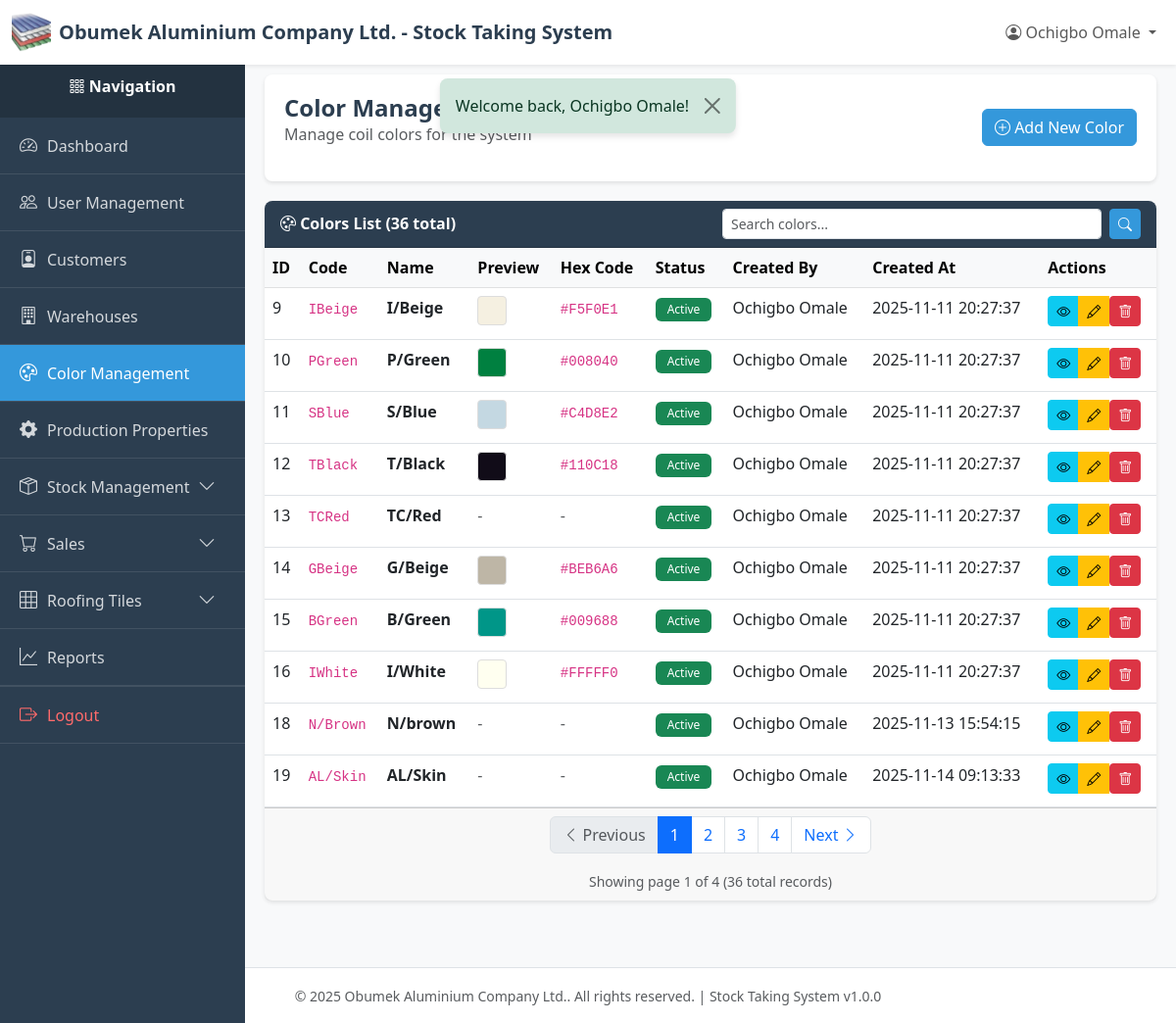
The app's page /index.php?page=colors (signed in) with its own data.
### tables this page shows
CREATE TABLE `colors` (
  `id` int(11) NOT NULL,
  `code` varchar(50) NOT NULL COMMENT 'Short code like IBeige, PGreen',
  `name` varchar(100) NOT NULL COMMENT 'Display name like I/Beige, P/Green',
  `hex_code` varchar(7) DEFAULT NULL COMMENT 'Optional hex color code for UI display',
  `is_active` tinyint(1) DEFAULT 1,
  `created_by` int(11) NOT NULL,
  `created_at` timestamp NOT NULL DEFAULT current_timestamp(),
  `updated_at` timestamp NULL DEFAULT NULL ON UPDATE current_timestamp(),
  `deleted_at` timestamp NULL DEFAULT NULL
);

CREATE TABLE `users` (
  `id` int(11) NOT NULL,
  `email` varchar(255) NOT NULL,
  `password` varchar(255) NOT NULL,
  `name` varchar(255) NOT NULL,
  `role` varchar(50) NOT NULL DEFAULT 'viewer',
  `created_at` timestamp NOT NULL DEFAULT current_timestamp(),
  `updated_at` timestamp NULL DEFAULT NULL ON UPDATE current_timestamp(),
  `deleted_at` timestamp NULL DEFAULT NULL
);

### index.php (called while the page is built, shortened)
<?php
require_once __DIR__ . '/utils/auth_middleware.php';
require_once __DIR__ . '/controllers/routes.php';

### utils/auth_middleware.php (called while the page is built, shortened)
<?php
function hasPermission($module, $action = ACTION_VIEW) {
    if (isset($_SESSION['user_role']) && $_SESSION['user_role'] === ROLE_SUPER_ADMIN) {
        return true;
    }
    $permissions = $_SESSION['permissions'];
    return in_array($action, $permissions[$module]);
}

### config/db.php (called while the page is built, shortened)
<?php
class Database {
    private static $instance = null;
    private $connection;
    private $host = 'localhost';
    private $db_name = 'obumuvcg_stockdb';
    private $username = 'root';
    private $password = '';
    private $charset = 'utf8mb4';
    private function __construct() {
        try {
            $dsn = "mysql:host={$this->host};dbname={$this->db_name};charset={$this->charset}";
            $options = [
                PDO::ATTR_ERRMODE            => PDO::ERRMODE_EXCEPTION,
                PDO::ATTR_DEFAULT_FETCH_MODE => PDO::FETCH_ASSOC,
                PDO::ATTR_EMULATE_PREPARES   => false,
            ];
            $this->connection = new PDO($dsn, $this->username, $this->password, $options);
        } catch (PDOException $e) {
            error_log("Database Connection Error: " . $e->getMessage());
            die("Database connection failed. Please contact the administrator.");
        }
    }
    public static function getInstance() {
        if (self::$instance === null) {
            self::$instance = new self();
        }
        return self::$instance;
    }
    public function getConnection() {
        return $this->connection;
    }
}

### models/color.php (called while the page is built, shortened)
<?php
require_once __DIR__ . '/../config/db.php';
class Color {
    private $db;
    private $table = 'colors';
    public function __construct() {
        $this->db = Database::getInstance()->getConnection();
    }
    public function getAll($limit = RECORDS_PER_PAGE, $offset = 0) {
        try {
            $sql = "SELECT c.*, u.name as created_by_name
                    FROM {$this->table} c
                    LEFT JOIN users u ON c.created_by = u.id
                    WHERE c.deleted_at IS NULL
                    ORDER BY c.id ASC
                    LIMIT ? OFFSET ?";
            $stmt = $this->db->prepare($sql);
            $stmt->execute([(int)$limit, (int)$offset]);
            return $stmt->fetchAll();
        } catch (PDOException $e) {
            error_log("Color fetch error: " . $e->getMessage());
            return [];
        }
    }
    public function count() {
        try {
            $sql = "SELECT COUNT(*) as total FROM {$this->table} WHERE deleted_at IS NULL";
            $stmt = $this->db->query($sql);
            $result = $stmt->fetch();
            return $result['total'] ?? 0;
        } catch (PDOException $e) {
            error_log("Color count error: " . $e->getMessage());
            return 0;
        }
    }
}

### utils/helpers.php (called while the page is built, shortened)
<?php
function formatDate($date, $format = 'Y-m-d H:i:s')
{
    $timestamp = strtotime($date);
    return $timestamp ? date($format, $timestamp) : $date;
}
function getPaginationData($total, $page = 1, $perPage = RECORDS_PER_PAGE)
{
    $totalPages = ceil($total / $perPage);
    $page = max(1, min($page, $totalPages));
    $offset = ($page - 1) * $perPage;
    return [
        'total' => $total,
        'per_page' => $perPage,
        'current_page' => $page,
        'total_pages' => $totalPages,
        'offset' => $offset,
        'has_previous' => $page > 1,
        'has_next' => $page < $totalPages,
    ];
}

### views/colors/index.php (the view, shortened to what this page needs)
<?php
require_once __DIR__ . '/../../config/db.php';
require_once __DIR__ . '/../../models/color.php';
require_once __DIR__ . '/../../utils/helpers.php';
$currentPage = isset($_GET['page_num']) ? (int)$_GET['page_num'] : 1;
$searchQuery = $_GET['search'] ?? '';
$colorModel = new Color();
if (!empty($searchQuery)) {
    $colors = $colorModel->search($searchQuery, RECORDS_PER_PAGE, ($currentPage - 1) * RECORDS_PER_PAGE);
    $totalColors = $colorModel->countSearch($searchQuery);
} else {
    $colors = $colorModel->getAll(RECORDS_PER_PAGE, ($currentPage - 1) * RECORDS_PER_PAGE);
    $totalColors = $colorModel->count();
}
$paginationData = getPaginationData($totalColors, $currentPage);
require_once __DIR__ . '/../../layout/header.php';
require_once __DIR__ . '/../../layout/sidebar.php';
?>
<div class="content-wrapper">
    <div class="page-header">
        <div class="d-flex justify-content-between align-items-center">
            <div>
                <h1 class="page-title">Color Management</h1>
                <p class="text-muted">Manage coil colors for the system</p>
            </div>
            <?php if (hasPermission(MODULE_COLOR_MANAGEMENT, ACTION_CREATE)): ?>
            <a href="/new-stock-system/index.php?page=colors_create" class="btn btn-primary">
                <i class="bi bi-plus-circle"></i> Add New Color
            </a>
            <?php endif; ?>
        </div>
    </div>
    <div class="card">
        <div class="card-header">
            <div class="row align-items-center">
                <div class="col-md-6">
                    <i class="bi bi-palette"></i> Colors List (<?= $totalColors ?> total<?= !empty($searchQuery) ? ' - filtered' : '' ?>)
                </div>
                <div class="col-md-6">
                    <form method="GET" action="/new-stock-system/index.php" class="d-flex">
                        <input type="text" name="search" class="form-control form-control-sm me-2"
                               placeholder="Search colors..." value="<?php echo htmlspecialchars($searchQuery); ?>">
                        <button type="submit" class="btn btn-sm btn-primary"><i class="bi bi-search"></i></button>
                    </form>
                </div>
            </div>
        </div>
        <div class="card-body p-0">
            <?php if (empty($colors)): ?>
            <div class="alert alert-info m-3">
                <i class="bi bi-info-circle"></i>
                <?php if (!empty($searchQuery)): ?>
                    No colors found matching "<?php echo htmlspecialchars($searchQuery); ?>".
                <?php else: ?>
                    No colors found.
                <?php endif; ?>
            </div>
            <?php else: ?>
            <div class="table-responsive">
                <table class="table table-hover mb-0">
                    <thead class="table-light">
                        <tr>
                            <th>ID</th>
                            <th>Code</th>
                            <th>Name</th>
                            <th>Preview</th>
                            <th>Hex Code</th>
                            <th>Status</th>
                            <th>Created By</th>
                            <th>Created At</th>
                            <th>Actions</th>
                        </tr>
                    </thead>
                    <tbody>
                        <?php foreach ($colors as $color): ?>
                        <tr>
                            <td><?php echo $color['id']; ?></td>
                            <td><code><?php echo htmlspecialchars($color['code']); ?></code></td>
                            <td><strong><?php echo htmlspecialchars($color['name']); ?></strong></td>
                            <td>
                                <?php if (!empty($color['hex_code'])): ?>
                                    <div style="width: 30px; height: 30px; background-color: <?php echo htmlspecialchars($color['hex_code']); ?>; border: 1px solid #ddd; border-radius: 4px;"></div>
                                <?php else: ?>
                                    <span class="text-muted">-</span>
                                <?php endif; ?>
                            </td>
                            <td>
                                <?php if (!empty($color['hex_code'])): ?>
                                    <code><?php echo htmlspecialchars($color['hex_code']); ?></code>
                                <?php else: ?>
                                    <span class="text-muted">-</span>
                                <?php endif; ?>
                            </td>
                            <td>
                                <?php if ($color['is_active']): ?>
                                    <span class="badge bg-success">Active</span>
                                <?php else: ?>
                                    <span class="badge bg-secondary">Inactive</span>
                                <?php endif; ?>
                            </td>
                            <td><?php echo htmlspecialchars($color['created_by_name'] ?? '-'); ?></td>
                            <td><?php echo formatDate($color['created_at']); ?></td>
                            <td>
                                <?php
                                $id = $color['id'];
                                $canView = hasPermission(MODULE_COLOR_MANAGEMENT, ACTION_VIEW);
                                $canEdit = hasPermission(MODULE_COLOR_MANAGEMENT, ACTION_EDIT);
                                $canDelete = hasPermission(MODULE_COLOR_MANAGEMENT, ACTION_DELETE);
                                include __DIR__ . '/../../layout/quick_action_buttons.php';
                                ?>
                            </td>
                        </tr>
                        <?php endforeach; ?>
                    </tbody>
                </table>
            </div>
            <?php endif; ?>
        </div>
        <?php if (!empty($colors)): ?>
        <div class="card-footer">
            <?php $queryParams = $_GET; include __DIR__ . '/../../layout/pagination.php'; ?>
        </div>
        <?php endif; ?>
    </div>
</div>
<?php require_once __DIR__ . '/../../layout/footer.php'; ?>

### layout/quick_action_buttons.php (shortened to what this page needs)
<?php
$id = $id ?? 0;
$module = $module ?? '';
$canView = $canView ?? true;
$canEdit = $canEdit ?? true;
$canDelete = $canDelete ?? true;
?>
<div class="btn-group btn-group-sm" role="group">
    <?php if ($canView): ?>
    <a href="/new-stock-system/index.php?page=<?php echo $module; ?>_view&id=<?php echo $id; ?>"
       class="btn btn-info btn-sm"
       title="View Details">
        <i class="bi bi-eye"></i>
    </a>
    <?php endif; ?>
    <?php if ($canEdit): ?>
    <a href="/new-stock-system/index.php?page=<?php echo $module; ?>_edit&id=<?php echo $id; ?>"
       class="btn btn-warning btn-sm"
       title="Edit">
        <i class="bi bi-pencil"></i>
    </a>
    <?php endif; ?>
    <?php if ($canDelete): ?>
    <form method="POST"
          action="/new-stock-system/controllers/<?php echo $module; ?>/delete/index.php"
          style="display: inline;"
          onsubmit="return confirmDelete();">
        <button type="submit" class="btn btn-danger btn-sm" title="Delete">
            <i class="bi bi-trash"></i>
        </button>
    </form>
    <?php endif; ?>
</div>

### layout/pagination.php (shortened to what this page needs)
<?php
$paginationData = $paginationData ?? [];
$queryParams = $queryParams ?? [];
$currentPage = $paginationData['current_page'];
$totalPages = $paginationData['total_pages'];
$hasPrevious = $paginationData['has_previous'];
$hasNext = $paginationData['has_next'];
function buildPaginationUrl($pageNum, $params) {
    $params['page_num'] = $pageNum;
    return '/new-stock-system/index.php?' . http_build_query($params);
}
?>
<nav aria-label="Page navigation">
    <ul class="pagination justify-content-center">
        <li class="page-item <?php echo !$hasPrevious ? 'disabled' : ''; ?>">
            <a class="page-link" href="<?php echo $hasPrevious ? buildPaginationUrl($currentPage - 1, $queryParams) : '#'; ?>">
                <i class="bi bi-chevron-left"></i> Previous
            </a>
        </li>
        <?php
        $range = 2;
        $start = max(1, $currentPage - $range);
        $end = min($totalPages, $currentPage + $range);
            ?>
            <?php
        for ($i = $start; $i <= $end; $i++) {
            ?>
            <li class="page-item <?php echo $i === $currentPage ? 'active' : ''; ?>">
                <a class="page-link" href="<?php echo buildPaginationUrl($i, $queryParams); ?>"><?php echo $i; ?></a>
            </li>
            <?php
        }
        if ($end < $totalPages) {
            ?>
            <li class="page-item">
                <a class="page-link" href="<?php echo buildPaginationUrl($totalPages, $queryParams); ?>"><?php echo $totalPages; ?></a>
            </li>
            <?php
        }
        ?>
        <li class="page-item <?php echo !$hasNext ? 'disabled' : ''; ?>">
            <a class="page-link" href="<?php echo $hasNext ? buildPaginationUrl($currentPage + 1, $queryParams) : '#'; ?>">
                Next <i class="bi bi-chevron-right"></i>
            </a>
        </li>
    </ul>
    <div class="text-center text-muted mt-2">
        <small>
            Showing page <?php echo $currentPage; ?> of <?php echo $totalPages; ?>
            (<?php echo $paginationData['total']; ?> total records)
        </small>
    </div>
</nav>

### assets/css/responsive.css (style rules this page uses)
.table-responsive { overflow-x: auto; }
.btn-group.btn-group-sm a.btn, .btn-group.btn-group-sm button.btn { margin-bottom: 5px; }

### layout/header.php (style rules this page uses)
:root { --primary-color: #2c3e50; --secondary-color: #3498db; --success-color: #27ae60; --danger-color: #e74c3c; --warning-color: #f39c12; --sidebar-width: 250px; }
body { font-family: 'Segoe UI', Tahoma, Geneva, Verdana, sans-serif; background-color: #f8f9fa; }
.content-wrapper { flex: 1; padding: 20px; margin-left: var(--sidebar-width); transition: margin-left 0.3s; }
.page-header { background: white; padding: 20px; border-radius: 8px; box-shadow: 0 2px 4px rgba(0,0,0,0.1); margin-bottom: 20px; }
.page-title { margin: 0; color: var(--primary-color); font-size: 24px; font-weight: 600; }
.card { border: none; box-shadow: 0 2px 4px rgba(0,0,0,0.1); border-radius: 8px; }
.card-header { background-color: var(--primary-color); color: white; font-weight: 600; border-radius: 8px 8px 0 0 !important; }
.btn-primary { background-color: var(--secondary-color); border-color: var(--secondary-color); }
.table { background: white; }
.badge { padding: 6px 12px; font-weight: 500; }

### records on screen
colors: id "9", code "IBeige", name "I/Beige", hex_code "#F5F0E1", is_active "Active", created_by.name "Ochigbo Omale", created_at "2025-11-11 20:27:37"
colors: id "10", code "PGreen", name "P/Green", hex_code "#008040", shows "Active", created_by.name "Ochigbo Omale", created_at "2025-11-11 20:27:37", is_active "1"
colors: id "11", code "SBlue", name "S/Blue", hex_code "#C4D8E2", is_active "Active", created_by.name "Ochigbo Omale", created_at "2025-11-11 20:27:37"
colors: id "12", code "TBlack", name "T/Black", hex_code "#110C18", is_active "Active", created_by.name "Ochigbo Omale", created_at "2025-11-11 20:27:37"
colors: id "13", code "TCRed", name "TC/Red", is_active "Active", created_by.name "Ochigbo Omale", created_at "2025-11-11 20:27:37"
colors: id "14", code "GBeige", name "G/Beige", hex_code "#BEB6A6", is_active "Active", created_by.name "Ochigbo Omale", created_at "2025-11-11 20:27:37"
colors: id "15", code "BGreen", name "B/Green", hex_code "#009688", is_active "Active", created_by.name "Ochigbo Omale", created_at "2025-11-11 20:27:37"
colors: id "16", code "IWhite", name "I/White", hex_code "#FFFFF0", is_active "Active", created_by.name "Ochigbo Omale", created_at "2025-11-11 20:27:37"
colors: id "18", code "N/Brown", name "N/brown", is_active "Active", created_by.name "Ochigbo Omale", created_at "2025-11-13 15:54:15"
colors: id "19", code "AL/Skin", name "AL/Skin", is_active "Active", created_by.name "Ochigbo Omale", created_at "2025-11-14 09:13:33"

### other values on screen
COMPANY_NAME "Obumek Aluminium Company Ltd."
APP_NAME "Stock Taking System"
$currentUser['name'] "Ochigbo Omale"
$flash['message'] "Welcome back, Ochigbo Omale!"
$totalColors "36"
$totalPages "4"
$paginationData['total'] "36"
APP_VERSION "1.0.0"
